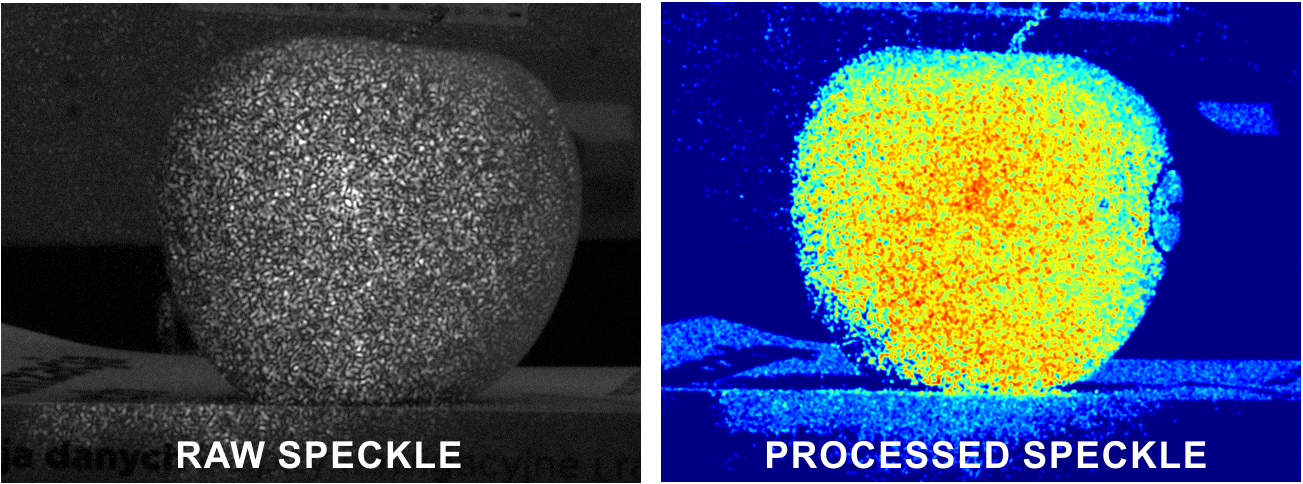
#> input picture speckle_map.png, 1303 x 484 px, given in place of the camera
$ python FUJII.py
#> lines starting #> are read from the running program, lines starting #| are printed output that depends on the picture
import numpy as np
import cv2

buffer_size = 10


def nothing(x):
    pass

cv2.namedWindow('FUJII_algorithm_demo')
cv2.createTrackbar('FUJII_SCALE','FUJII_algorithm_demo',20,100,nothing)

cap = cv2.VideoCapture(0, cv2.CAP_DSHOW)
cv2.waitKey(1500)

if cap.isOpened() == False:
    print("Unable to connect with selected capturing device")
    cv2.destroyAllWindows()
    sys.exit(0)


ret, current_frame = cap.read()
#> current_frame is the input picture: shape (484, 1303, 3); mean B, G, R 96.6, 78.9, 66.8
height = 0
width = 0
channels = 1

if len(current_frame.shape) == 2:
    height, width = current_frame.shape
    channels = 1
else:
    height, width, channels = current_frame.shape
#> height = 484; width = 1303; channels = 3

if channels > 1:
    current_frame = cv2.cvtColor(current_frame, cv2.COLOR_BGR2GRAY)
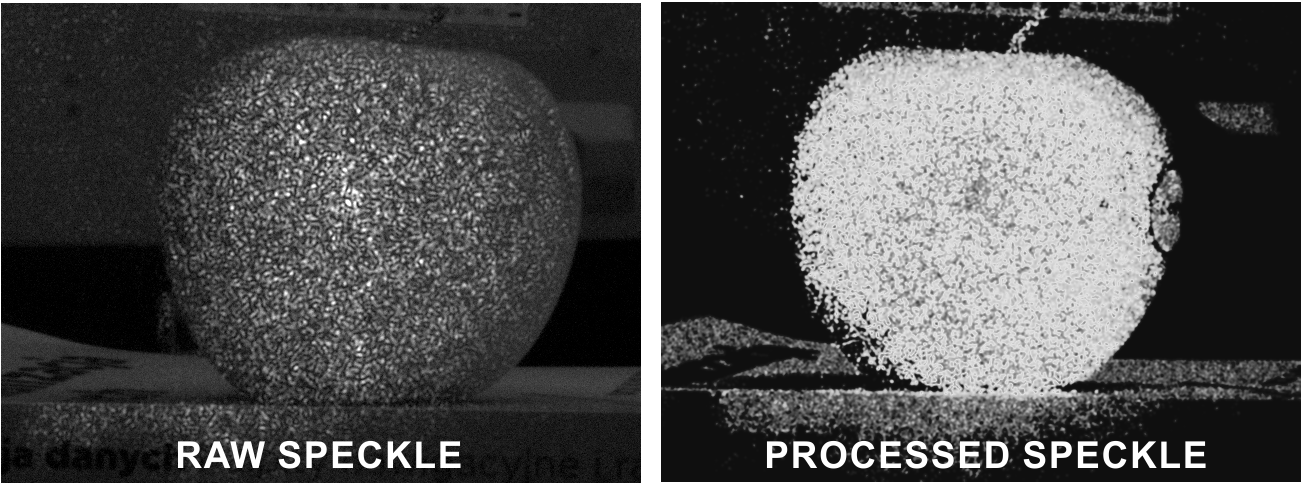
#> current_frame: shape (484, 1303); min 0, max 255, mean 77.3

current_frame = current_frame.astype(np.float32) * (1.0 / 255.0)
previous_frame = current_frame.copy()

fujii_buffer = []
total_fujii = np.zeros((height,width), np.float32)

for i in range(buffer_size):

    ret, current_frame = cap.read()
    if channels > 1:
        current_frame = cv2.cvtColor(current_frame, cv2.COLOR_BGR2GRAY)

    current_frame = current_frame.astype(np.float32) * (1.0 / 255.0)

    abs_diff = cv2.absdiff(current_frame, previous_frame)
    sum = current_frame + previous_frame
    sum += (1.0 / 255.0)

    fujii = cv2.multiply(abs_diff, cv2.pow(sum, -1.0))

    fujii_buffer.append(fujii.copy())
    total_fujii += fujii

    previous_frame = current_frame.copy()
#> after the loop, fujii_buffer = 10 items

last_frame = buffer_size-1

while(True):

    my_val = cv2.getTrackbarPos('FUJII_SCALE','FUJII_algorithm_demo')
    max_fujii = 5.0 * ((my_val + 1.0) / 100.0)
    scale_coeff = (1.0 / max_fujii) * 255.0

    ret, current_frame = cap.read()

    if np.shape(current_frame) != ():

        if channels > 1:
            current_frame = cv2.cvtColor(current_frame, cv2.COLOR_BGR2GRAY)

        current_frame = current_frame.astype(np.float32) * (1.0 / 255.0)

        abs_diff = cv2.absdiff(current_frame, previous_frame)
        sum = current_frame + previous_frame
        sum += (1.0 / 255.0)

        fujii = cv2.multiply(abs_diff, cv2.pow(sum, -1.0))

        total_fujii -= fujii_buffer[last_frame]
        total_fujii += fujii

        fujii_buffer[last_frame] = fujii.copy()

        last_frame += 1

        if last_frame == buffer_size:
            last_frame = 0

        previous_frame = current_frame.copy()

        final =  total_fujii * scale_coeff
        ret, final = cv2.threshold(final, 255, 255,cv2.THRESH_TRUNC)

        final = final.astype(np.uint8)
#> final: shape (484, 1303); every value is 0
        final = cv2.GaussianBlur(final,(5,5),0)

        im_color = cv2.applyColorMap(final, cv2.COLORMAP_JET)
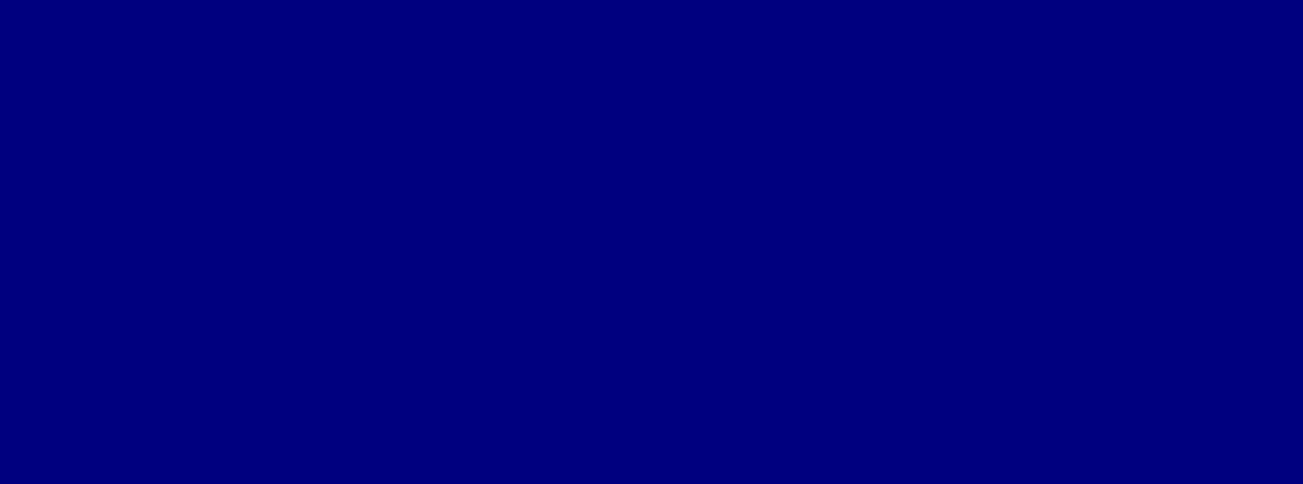
#> im_color: shape (484, 1303, 3); mean B, G, R 128, 0, 0
        cv2.imshow('FUJII_algorithm_demo', im_color)

        if cv2.waitKey(1) & 0xFF == ord('q'):
#> (key q is pressed here)
            break

    else:
        cap.release()


cv2.waitKey(0)
cv2.destroyAllWindows()
